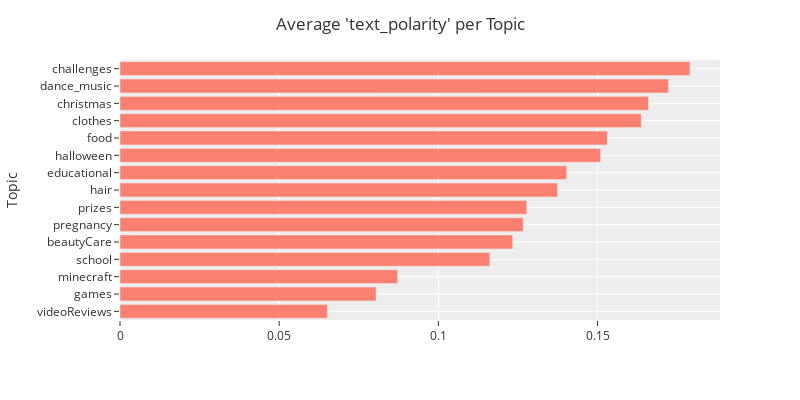

The code cell stored with this chart in its notebook:
### Code cell
column = 'text_polarity'
# plt.figure(figsize=(8,6))
# df.groupby('topic')[column].mean().sort_values().plot(kind='barh', color='#d14949')
# plt.title(f"Average '{column}' per Topic")
# plt.ylabel('Topic', fontsize=12)
# plt.grid(color='#948789', linestyle='-.', linewidth=0.1);

fig = px.bar(df.groupby('topic')[column].mean().sort_values(), orientation='h')
fig.update_layout(hovermode='closest', title_text=f"Average '{column}' per Topic", \
                  barmode='stack', yaxis={'categoryorder':'total ascending'}, width=800, height=400, template='ggplot2')
fig.update_traces(marker_color='#fa8072')
fig.update_layout(showlegend=False)
fig.update_xaxes(title_text="")
fig.update_yaxes(title='Topic')
fig.show()

### Figure 1 — Plotly figure (JSON) as saved in the notebook; plotly's stock layout.template omitted (floating-point values rounded to 4 significant figures)
{"data": [{"alignmentgroup": "True", "hovertemplate": "variable=text_polarity<br>value=%{x}<br>topic=%{y}<extra></extra>", "legendgroup": "text_polarity", "marker": {"color": "#fa8072", "pattern": {"shape": ""}}, "name": "text_polarity", "offsetgroup": "text_polarity", "orientation": "h", "showlegend": true, "textposition": "auto", "type": "bar", "x": [0.06515, 0.08042, 0.0872, 0.1162, 0.1234, 0.1267, 0.1278, 0.1374, 0.1403, 0.1509, 0.1531, 0.1637, 0.166, 0.1722, 0.179], "xaxis": "x", "y": ["videoReviews", "games", "minecraft", "school", "beautyCare", "pregnancy", "prizes", "hair", "educational", "halloween", "food", "clothes", "christmas", "dance_music", "challenges"], "yaxis": "y"}], "layout": {"barmode": "stack", "height": 400, "hovermode": "closest", "legend": {"title": {"text": "variable"}, "tracegroupgap": 0}, "margin": {"t": 60}, "showlegend": false, "title": {"text": "Average 'text_polarity' per Topic"}, "width": 800, "xaxis": {"anchor": "y", "autorange": true, "domain": [0, 1], "range": [0, 0.1885], "title": {"text": ""}, "type": "linear"}, "yaxis": {"anchor": "x", "autorange": true, "categoryorder": "total ascending", "domain": [0, 1], "range": [-0.5, 14.5], "title": {"text": "Topic"}, "type": "category"}}}
